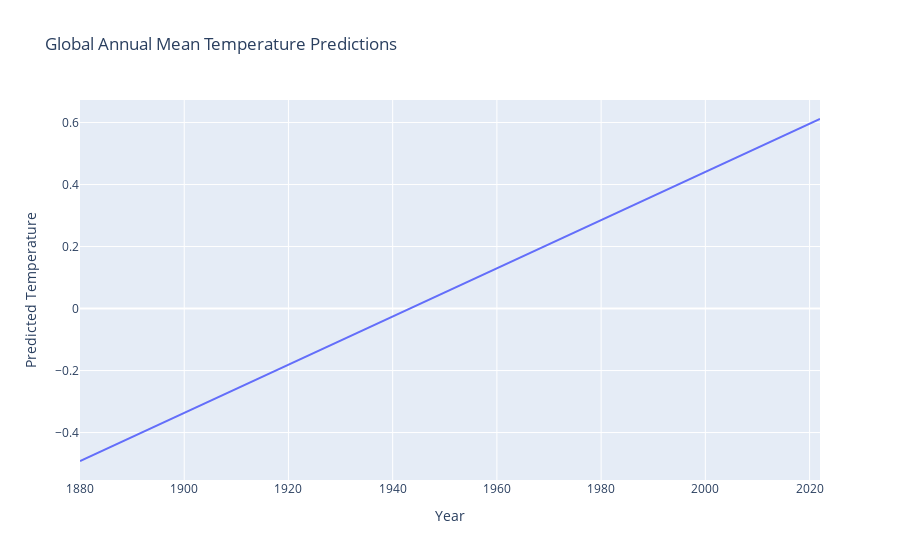

The notebook cell saved with this chart:
### Code cell
# Visualize the dataframe
plot2 = px.line(global_temperature_predicted, x='Year', y='Predicted Temperature', title='Global Annual Mean Temperature Predictions')
plot2.show()

### Figure 1 — Plotly figure (JSON) as saved in the notebook; plotly's stock layout.template omitted (floating-point values rounded to 4 significant figures; data arrays with more than 128 entries replaced by an {"elided": "..."} marker saying what was removed)
{"data": [{"hovertemplate": "Year=%{x}<br>Predicted Temperature=%{y}<extra></extra>", "legendgroup": "", "line": {"color": "#636efa", "dash": "solid"}, "marker": {"symbol": "circle"}, "mode": "lines", "name": "", "orientation": "v", "showlegend": false, "type": "scatter", "x": {"elided": "143 int values"}, "xaxis": "x", "y": {"elided": "143 float values"}, "yaxis": "y"}], "layout": {"autosize": true, "legend": {"tracegroupgap": 0}, "title": {"text": "Global Annual Mean Temperature Predictions"}, "xaxis": {"anchor": "y", "autorange": true, "domain": [0, 1], "range": [1880, 2022], "title": {"text": "Year"}, "type": "linear"}, "yaxis": {"anchor": "x", "autorange": true, "domain": [0, 1], "range": [-0.5531, 0.6727], "title": {"text": "Predicted Temperature"}, "type": "linear"}}}
